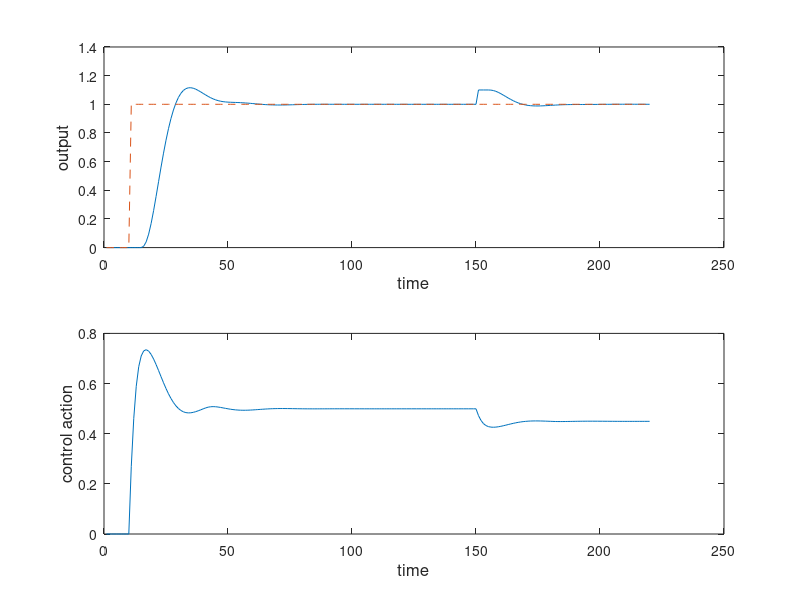

Here is the MATLAB script that generated this plot:
% Codigo que implementa DMC

clc;
clear all;
close all;

% definicao do processo discreto
% y(k)=a1y(k-1)+a2y(k-2)+......a_(na-1)y(k-(na-1))
% +b0u(k-1)+b1u(k-2)+...+b_(nb-1)u(k-(nb-1))

% os 'ai' no vetor A
% os 'bi' no vetor B
% A e B servem para o calculo da simulação do processo

Ts=1;
d=3;
A = [1.6375 -0.6703]; 
B = [zeros(1,d) 0.035 0.0307]; % B tem d colunas com zeros por causa do atraso
num = [0.035 0.0307];

%Parametros para calcular o modelo do processo, pode se colocar erro de
%modelagem definindo o atraso e A e B difernete do modelo
dp=4;
Ap = A;
nump = num;
Bp=[zeros(1,dp) nump]; 

den = [1 -A zeros(1,d-1)]; %  nesta forma de colocar o modelo o atraso equivale a d polos em z=0, isso
% aumenta o num de colunas. Alem disso temos que adicionar o '1' no começo do vetor é para garantir o termo 1*y(k)
% dado que A so tem os coeficientes de z^{-1} em diante

P=tf(num,den,Ts);
zpk(P)

%%


% calcula o numero de coeficientes dos polinomios usados para simulacao

na=size(Ap,2); % 'na' recebe o numero de colunas de Ap (neste exemplo = 2 colunas)
nb=size(Bp,2); % 'nb' recebe o numero de colunas de Bp (neste exemplo = 6 colunas)


% definicao dos vetores onde se guardam as informações passadas da saída y e entradas u

y_ant=zeros(1,na); % numero de colunas de na
u_ant=zeros(1,nb);


% N = número de pontos da resposta ao degrau

N=30;
g=step(P,N);


% definição do vetor dos incrementos de controle passados para resposta livre

u_livre=zeros(1,N);


% definição dos horizontes
% Sempre N1=1 e N2 é definido como 'p' de predição, tal que p <N 
p=20;

% horizonte de controle 'Nu' ou 'm', sempre m<=p
m=5;

% calcula matriz G

G=zeros(p,m); % inicializa a matriz G só com zeros, p linhas e m colunas
G(:,1)=g(1:p); % a primeira coluna da matriz G recebe as amostras da resposta ao degrau
%pegou-se p amostras(20), menos que o vetor N, 30 elementos


for i=2:m % da segunda coluna até a m-ésima culuna
    ga=[zeros(1,i-1) g(1:p-i+1)']; % ga' é o vetor coluna que pega o valor da coluna à esquerda e da um shift com '0' pra baixo
    G(:,i)=ga';
end

% define simulação
pontos=220;

% define parametros do DMC
lambda=10;


% Calculo da Matriz Mn

Mn=(G'*G + lambda*eye(m)); 

% Inverte Mn, multiplica por G' e pega a primeira linha

Mn1=inv(Mn)*G'; % Mn1 é a matriz de ganho k, deltaU = k(w-f)
qn=Mn1(1,:); % pega só a primeira linha de Mn1 ( k1 )


% define vetores de pontos elementos para simular
% yp do proceso, y predição, u controle r=ref 

% controle para graficos
u=zeros(1,pontos);

%vetor de saidas

yp=zeros(1,pontos); %y processo
ypr=zeros(1,pontos); %y processo contabilizando a perturbação

% def referencia

w=[zeros(1,10) 1*ones(1,pontos-10)]; % vetor com 220 pontos, os 10 primeiros são '0' e o restante são '1'

% coloca filtro 1 ordem

af=0. ;% parametro para ajuste do filtro de referencia

r=filter((1-af),[1 -af],w); %os dados do vetor w são filtrados por um filtro de 1 ordem
% F(z)= (1-af)/(z-af), descrito pelo numerador (1-af) e denominador [1 -af].

% inicializa

inc_u=0;


% começo do laço de controle

for k=1:pontos
   
% calculo da saída do processo

    yp(k)=Ap*y_ant'+Bp*u_ant'; % y processo

% perturbação determinística para a saída
if k>150 % a pert entra entre os pontos 150 e 220
 ypr(k)=yp(k)+0.1; %perturbação constante tipo degrau
else
 ypr(k)=yp(k);  %ypr é a variavel de processo com a perturbacao
end


% atualiza a saída para simulação do proximo passo

if na==1
    y_ant=yp(k);
else
    aux_y=y_ant(1:na-1); % aux_y recebe do primeiro ao penultimo elemento de y_ant
    y_ant=[yp(k) aux_y]; % y_ant recebe o yp(atual) e da um shift de segundo elemento até o ultimo com os elementos passados de y_ant( descarta o ultimo elemento )
end




% Calcula a predicao para o DMC

   f=zeros(1,p); % inicializa o vetor f com 'p' zeros. (20 no caso)

      for kk=1:p
% Monta um vetor com as parcelas (gkk+i - gkk)
% o calculo se faz em dois passos porque quando o indice kk+i passa de N,
% nao teriamos valores no vetor g para esse valor, mas como se assume que a planta é estavel
% e N é grande, todos os g(i) = g(N) para i>N

      for i=1:N-kk % N periodos de amostragem que a planta se estabiliza, p é o horizonte
             vect_g(i)=g(kk+i)-g(i); 
         end
         for i=N-kk+1:N
             vect_g(i)=g(N)-g(i);
         end
         f(kk)=ypr(k)+vect_g*u_livre';
      end

% considera ref futura cte

ref=r(k)*ones(1,p)';


% calcula o controle

inc_u=qn*(ref-f'); % qn = k1, deltaU = k(W - f)
if k==1
    u(k)=inc_u;
else
    u(k)=u(k-1)+ inc_u;
end

% atualizacao do vetor de controle

aux_u=u_ant(1:nb-1);
u_ant=[u(k) aux_u];

%atualizacao de  u_livre
% u_livre= [du(k-1) du(k-2) ..... du(k-N)]

aux_2=u_livre(1:N-1);
u_livre=[inc_u aux_2];


end


nm=pontos;

% parameters for figures
tamletra=12;
tamnum=12; 

h=subplot(2,1,1);
plot(ypr(1:nm),'-');
hold
%plot(t(1:nm),y1(1:nm),'-');
plot(w(1:nm),'--');


ylabel('output', 'FontSize', tamletra);
xlabel('time', 'FontSize', tamletra);
%title('(b)', 'FontSize', tamletra);
%axis([0 pontos -0.1 0.7])


h=subplot(2,1,2);
plot(u(1:nm),'-');
hold
%plot(t(1:nm),u1(1:nm),'-');
ylabel('control action', 'FontSize', tamletra);
xlabel('time', 'FontSize', tamletra);
%axis([0 pontos -2 1])
